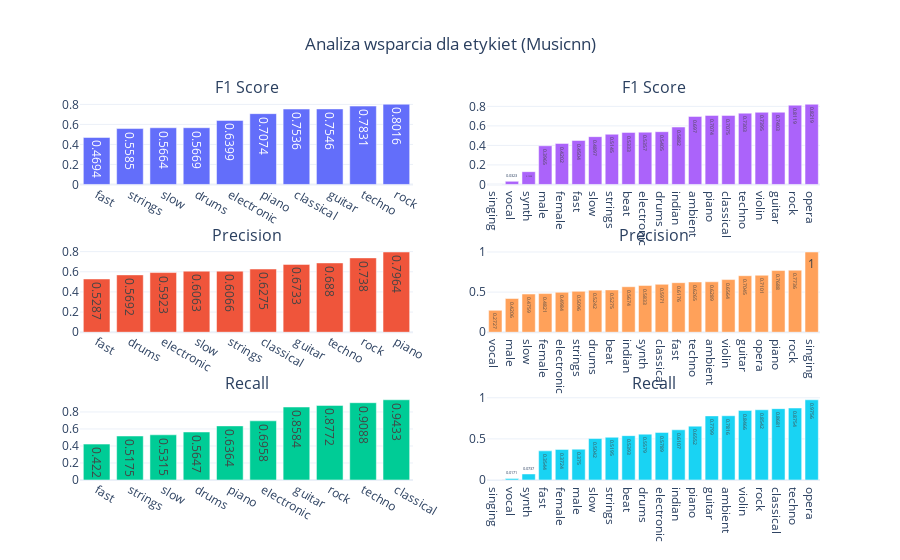

The cell this chart's notebook holds for it:
### Code cell
from plotly.subplots import make_subplots
import plotly.graph_objects as go

cols = 3
fig = make_subplots(rows=3, cols=2, subplot_titles=("F1 Score", "F1 Score", "Precision", "Precision", "Recall", "Recall"))
values = ["f1-score", "precision", "recall"]
data_frames = [df10, df20]

for j in range(len(data_frames)):
    data_frame = data_frames[j]
    for i in range(len(values)):
        value = values[i]
        data_frame = data_frame.sort_values(by=value)
        fig.add_trace(go.Bar(x=data_frame.index, y=data_frame[value], orientation="v", text=round(data_frame[value], 4)), col=j+1, row=i+1)

fig.update_layout(({"title": {"text": "Analiza wsparcia dla etykiet (Musicnn)", "x": 0.5},
                    "showlegend": False,
                    "template": "plotly_white"}))
# Change the bar mode
fig.show()
fig.write_image("images/fig6.png", width=800, height=950)

### Figure 1 — Plotly figure (JSON) as saved in the notebook; plotly's stock layout.template omitted (floating-point values rounded to 4 significant figures)
{"data": [{"orientation": "v", "text": [0.4694, 0.5585, 0.5664, 0.5669, 0.6399, 0.7074, 0.7536, 0.7546, 0.7831, 0.8016], "x": ["fast", "strings", "slow", "drums", "electronic", "piano", "classical", "guitar", "techno", "rock"], "y": [0.4694, 0.5585, 0.5664, 0.5669, 0.6399, 0.7074, 0.7536, 0.7546, 0.7831, 0.8016], "type": "bar", "xaxis": "x", "yaxis": "y"}, {"orientation": "v", "text": [0.5287, 0.5692, 0.5923, 0.6063, 0.6066, 0.6275, 0.6733, 0.688, 0.738, 0.7964], "x": ["fast", "drums", "electronic", "slow", "strings", "classical", "guitar", "techno", "rock", "piano"], "y": [0.5287, 0.5692, 0.5923, 0.6063, 0.6066, 0.6275, 0.6733, 0.688, 0.738, 0.7964], "type": "bar", "xaxis": "x3", "yaxis": "y3"}, {"orientation": "v", "text": [0.422, 0.5175, 0.5315, 0.5647, 0.6364, 0.6958, 0.8584, 0.8772, 0.9088, 0.9433], "x": ["fast", "strings", "slow", "drums", "piano", "electronic", "guitar", "rock", "techno", "classical"], "y": [0.422, 0.5175, 0.5315, 0.5647, 0.6364, 0.6958, 0.8584, 0.8772, 0.9088, 0.9433], "type": "bar", "xaxis": "x5", "yaxis": "y5"}, {"orientation": "v", "text": [0.0, 0.0323, 0.1308, 0.3965, 0.4202, 0.4504, 0.4897, 0.5145, 0.5333, 0.5357, 0.5405, 0.5882, 0.697, 0.7074, 0.7075, 0.7303, 0.7395, 0.7403, 0.8119, 0.8219], "x": ["singing", "vocal", "synth", "male", "female", "fast", "slow", "strings", "beat", "electronic", "drums", "indian", "ambient", "piano", "classical", "techno", "violin", "guitar", "rock", "opera"], "y": [0.0, 0.03226, 0.1308, 0.3965, 0.4202, 0.4504, 0.4897, 0.5145, 0.5333, 0.5357, 0.5405, 0.5882, 0.697, 0.7074, 0.7075, 0.7303, 0.7395, 0.7403, 0.8119, 0.8219], "type": "bar", "xaxis": "x2", "yaxis": "y2"}, {"orientation": "v", "text": [0.2727, 0.4206, 0.4759, 0.4821, 0.4984, 0.5096, 0.5242, 0.5275, 0.5674, 0.5833, 0.5971, 0.6176, 0.6265, 0.6289, 0.6564, 0.7045, 0.7101, 0.7688, 0.7736, 1.0], "x": ["vocal", "male", "slow", "female", "electronic", "strings", "drums", "beat", "indian", "synth", "classical", "fast", "techno", "ambient", "violin", "guitar", "opera", "piano", "rock", "singing"], "y": [0.2727, 0.4206, 0.4759, 0.4821, 0.4984, 0.5096, 0.5242, 0.5275, 0.5674, 0.5833, 0.5971, 0.6176, 0.6265, 0.6289, 0.6564, 0.7045, 0.7101, 0.7688, 0.7736, 1.0], "type": "bar", "xaxis": "x4", "yaxis": "y4"}, {"orientation": "v", "text": [0.0, 0.0171, 0.0737, 0.3544, 0.3724, 0.375, 0.5042, 0.5195, 0.5393, 0.5579, 0.5789, 0.6107, 0.6552, 0.7799, 0.7816, 0.8466, 0.8542, 0.8681, 0.8754, 0.9756], "x": ["singing", "vocal", "synth", "fast", "female", "male", "slow", "strings", "beat", "drums", "electronic", "indian", "piano", "guitar", "ambient", "violin", "rock", "classical", "techno", "opera"], "y": [0.0, 0.01714, 0.07368, 0.3544, 0.3724, 0.375, 0.5042, 0.5195, 0.5393, 0.5579, 0.5789, 0.6107, 0.6552, 0.7799, 0.7816, 0.8466, 0.8542, 0.8681, 0.8754, 0.9756], "type": "bar", "xaxis": "x6", "yaxis": "y6"}], "layout": {"xaxis": {"anchor": "y", "domain": [0.0, 0.45]}, "yaxis": {"anchor": "x", "domain": [0.7778, 1.0]}, "xaxis2": {"anchor": "y2", "domain": [0.55, 1.0]}, "yaxis2": {"anchor": "x2", "domain": [0.7778, 1.0]}, "xaxis3": {"anchor": "y3", "domain": [0.0, 0.45]}, "yaxis3": {"anchor": "x3", "domain": [0.3889, 0.6111]}, "xaxis4": {"anchor": "y4", "domain": [0.55, 1.0]}, "yaxis4": {"anchor": "x4", "domain": [0.3889, 0.6111]}, "xaxis5": {"anchor": "y5", "domain": [0.0, 0.45]}, "yaxis5": {"anchor": "x5", "domain": [0.0, 0.2222]}, "xaxis6": {"anchor": "y6", "domain": [0.55, 1.0]}, "yaxis6": {"anchor": "x6", "domain": [0.0, 0.2222]}, "annotations": [{"font": {"size": 16}, "showarrow": false, "text": "F1 Score", "x": 0.225, "xanchor": "center", "xref": "paper", "y": 1.0, "yanchor": "bottom", "yref": "paper"}, {"font": {"size": 16}, "showarrow": false, "text": "F1 Score", "x": 0.775, "xanchor": "center", "xref": "paper", "y": 1.0, "yanchor": "bottom", "yref": "paper"}, {"font": {"size": 16}, "showarrow": false, "text": "Precision", "x": 0.225, "xanchor": "center", "xref": "paper", "y": 0.6111, "yanchor": "bottom", "yref": "paper"}, {"font": {"size": 16}, "showarrow": false, "text": "Precision", "x": 0.775, "xanchor": "center", "xref": "paper", "y": 0.6111, "yanchor": "bottom", "yref": "paper"}, {"font": {"size": 16}, "showarrow": false, "text": "Recall", "x": 0.225, "xanchor": "center", "xref": "paper", "y": 0.2222, "yanchor": "bottom", "yref": "paper"}, {"font": {"size": 16}, "showarrow": false, "text": "Recall", "x": 0.775, "xanchor": "center", "xref": "paper", "y": 0.2222, "yanchor": "bottom", "yref": "paper"}], "title": {"text": "Analiza wsparcia dla etykiet (Musicnn)", "x": 0.5}, "showlegend": false}}
